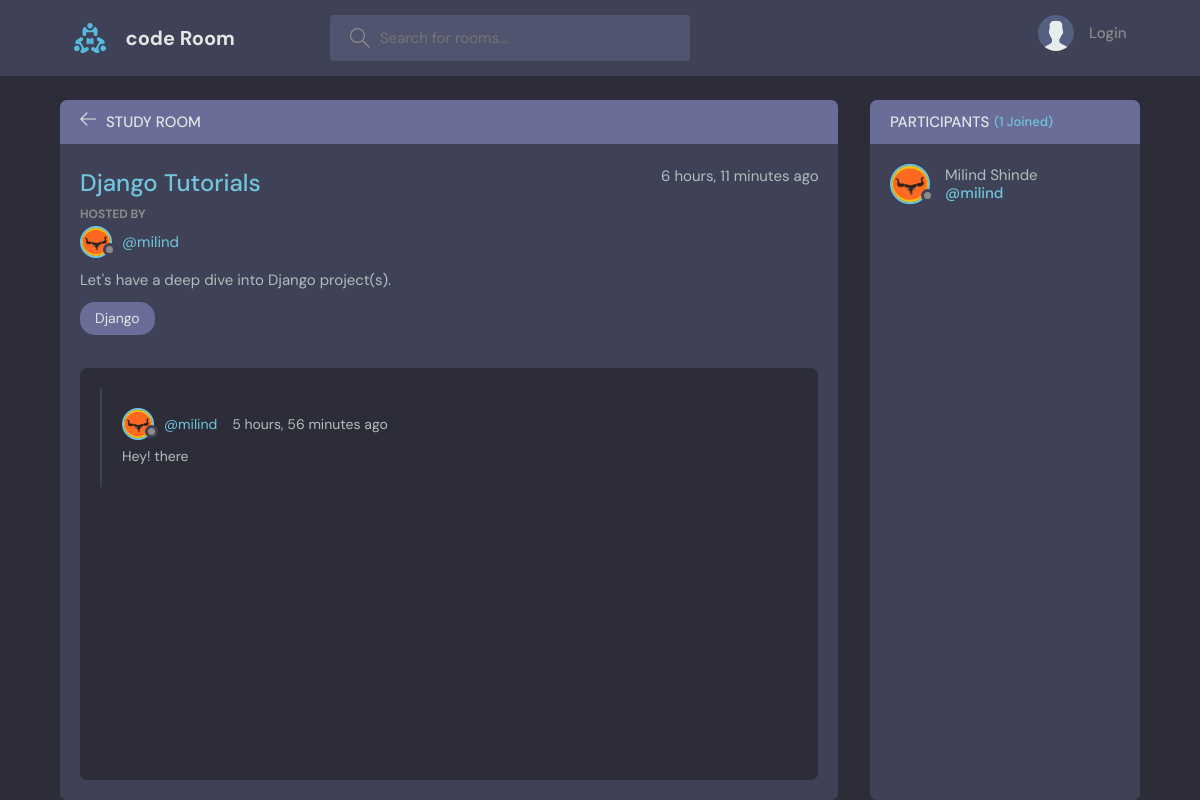
The page /room/1/ on the database its author committed.
### base/models.py (models this page shows, shortened)
class Room(models.Model):
    host = models.ForeignKey(User, on_delete=models.SET_NULL, null=True)
    topic = models.ForeignKey(Topic, on_delete=models.SET_NULL, null=True)
    name = models.CharField(max_length=200)
    description = models.TextField(null=True, blank=True)
    participants = models.ManyToManyField(User, related_name='participants', blank=True)
    updatedAt = models.DateTimeField(auto_now=True)
    createdAt = models.DateTimeField(auto_now_add=True)
    class Meta:
        ordering = ['-updatedAt', '-createdAt']

class User(AbstractUser):
    name = models.CharField(max_length=200, null=True)
    email = models.EmailField(unique=True, null=True)
    bio = models.TextField(null=True)
    avatar = models.ImageField(null=True, default="avatar.svg")
    USERNAME_FIELD = 'email'
    REQUIRED_FIELDS = []

class Topic(models.Model):
    name = models.CharField(max_length=200)
    def __str__(self):
        return self.name

class Messages(models.Model):
    user = models.ForeignKey(User, on_delete=models.CASCADE)
    room = models.ForeignKey(Room, on_delete=models.CASCADE)
    body = models.TextField()
    updatedAt = models.DateTimeField(auto_now=True)
    createdAt = models.DateTimeField(auto_now_add=True)
    class Meta:
        ordering = ['-updatedAt', '-createdAt']

### base/views.py (the view, shortened to what this page needs)
# urls.py: path('room/', views.getRoom)
def room(request, pk):
    room = Room.objects.get(id=pk)
    room_messages = room.messages_set.all()
    participants = room.participants.all()
    context = {'rooms': room, 'room_messages': room_messages, 'participants': participants};
    return render (request, 'base/room.html', context);

### base/templates/base/room.html (shortened to what this page needs)
{% extends 'main.html' %}
{% block content %}
<main class="profile-page layout layout--2">
    <div class="container">
    <div class="room">
        <div class="room__top">
        <div class="room__topLeft">
            <a href="{{request.META.HTTP_REFERER}}">
            <svg version="1.1" xmlns="http://www.w3.org/2000/svg" width="32" height="32" viewBox="0 0 32 32">
                <title>arrow-left</title>
                <path
                d="M13.723 2.286l-13.723 13.714 13.719 13.714 1.616-1.611-10.96-10.96h27.625v-2.286h-27.625l10.965-10.965-1.616-1.607z"
                ></path>
            </svg>
            </a>
            <h3>Study Room</h3>
        </div>
        </div>
        <div class="room__box scroll">
        <div class="room__header scroll">
            <div class="room__info">
            <h3>{{rooms.name}}</h3>
            <span>{{rooms.createdAt|timesince}} ago</span>
            </div>
            <div class="room__hosted">
            <p>Hosted By</p>
            <a href="{% url 'profile' rooms.host.id %}" class="room__author">
                <div class="avatar avatar--small">
                <img src="{{rooms.host.avatar.url}}" />
                </div>
                <span>@{{rooms.host.username}}</span>
            </a>
            </div>
            <div class="room__details">
            {{rooms.description}}
            </div>
            <span class="room__topics">{{rooms.topic}}</span>
        </div>
        <div class="room__conversation">
            <div class="threads scroll">
            {% for message in room_messages %}
            <div class="thread">
                <div class="thread__top">
                <div class="thread__author">
                    <a href="{% url 'profile' message.user.id %}" class="thread__authorInfo">
                    <div class="avatar avatar--small">
                        <img src="{{message.user.avatar.url}}" />
                    </div>
                    <span>@{{message.user.username}}</span>
                    </a>
                    <span class="thread__date">{{message.createdAt|timesince}} ago</span>
                </div>
                </div>
                <div class="thread__details">
                {{message.body}}
                </div>
            </div>
            {% endfor %}
            </div>
        </div>
        </div>
    </div>
    <div class="participants">
        <h3 class="participants__top">Participants <span>({{participants.count}} Joined)</span></h3>
        <div class="participants__list scroll">
            {% for user in participants %}
            <a href="{% url 'profile' user.id %}" class="participant">
                <div class="avatar avatar--medium">
                <img src="{{user.avatar.url}}" />
                </div>
                <p>
                {{user.name}}
                <span>@{{user.username}}</span>
                </p>
            </a>
            {% endfor %}
        </div>
    </div>
    </div>
</main>
{% endblock %}

### rows shown on the page
Room: name "Django Tutorials", createdAt "6 hours, 11 minutes", host.avatar (picture), host.username "milind", description "Let's have a deep dive into Django project(s).", topic "Django"
Messages: user.avatar (picture), user.username "milind", createdAt "5 hours, 56 minutes", body "Hey! there"
User: avatar (picture), name "Milind Shinde", username "milind"

### other values the page prints
{{ participants.count }} "1"
